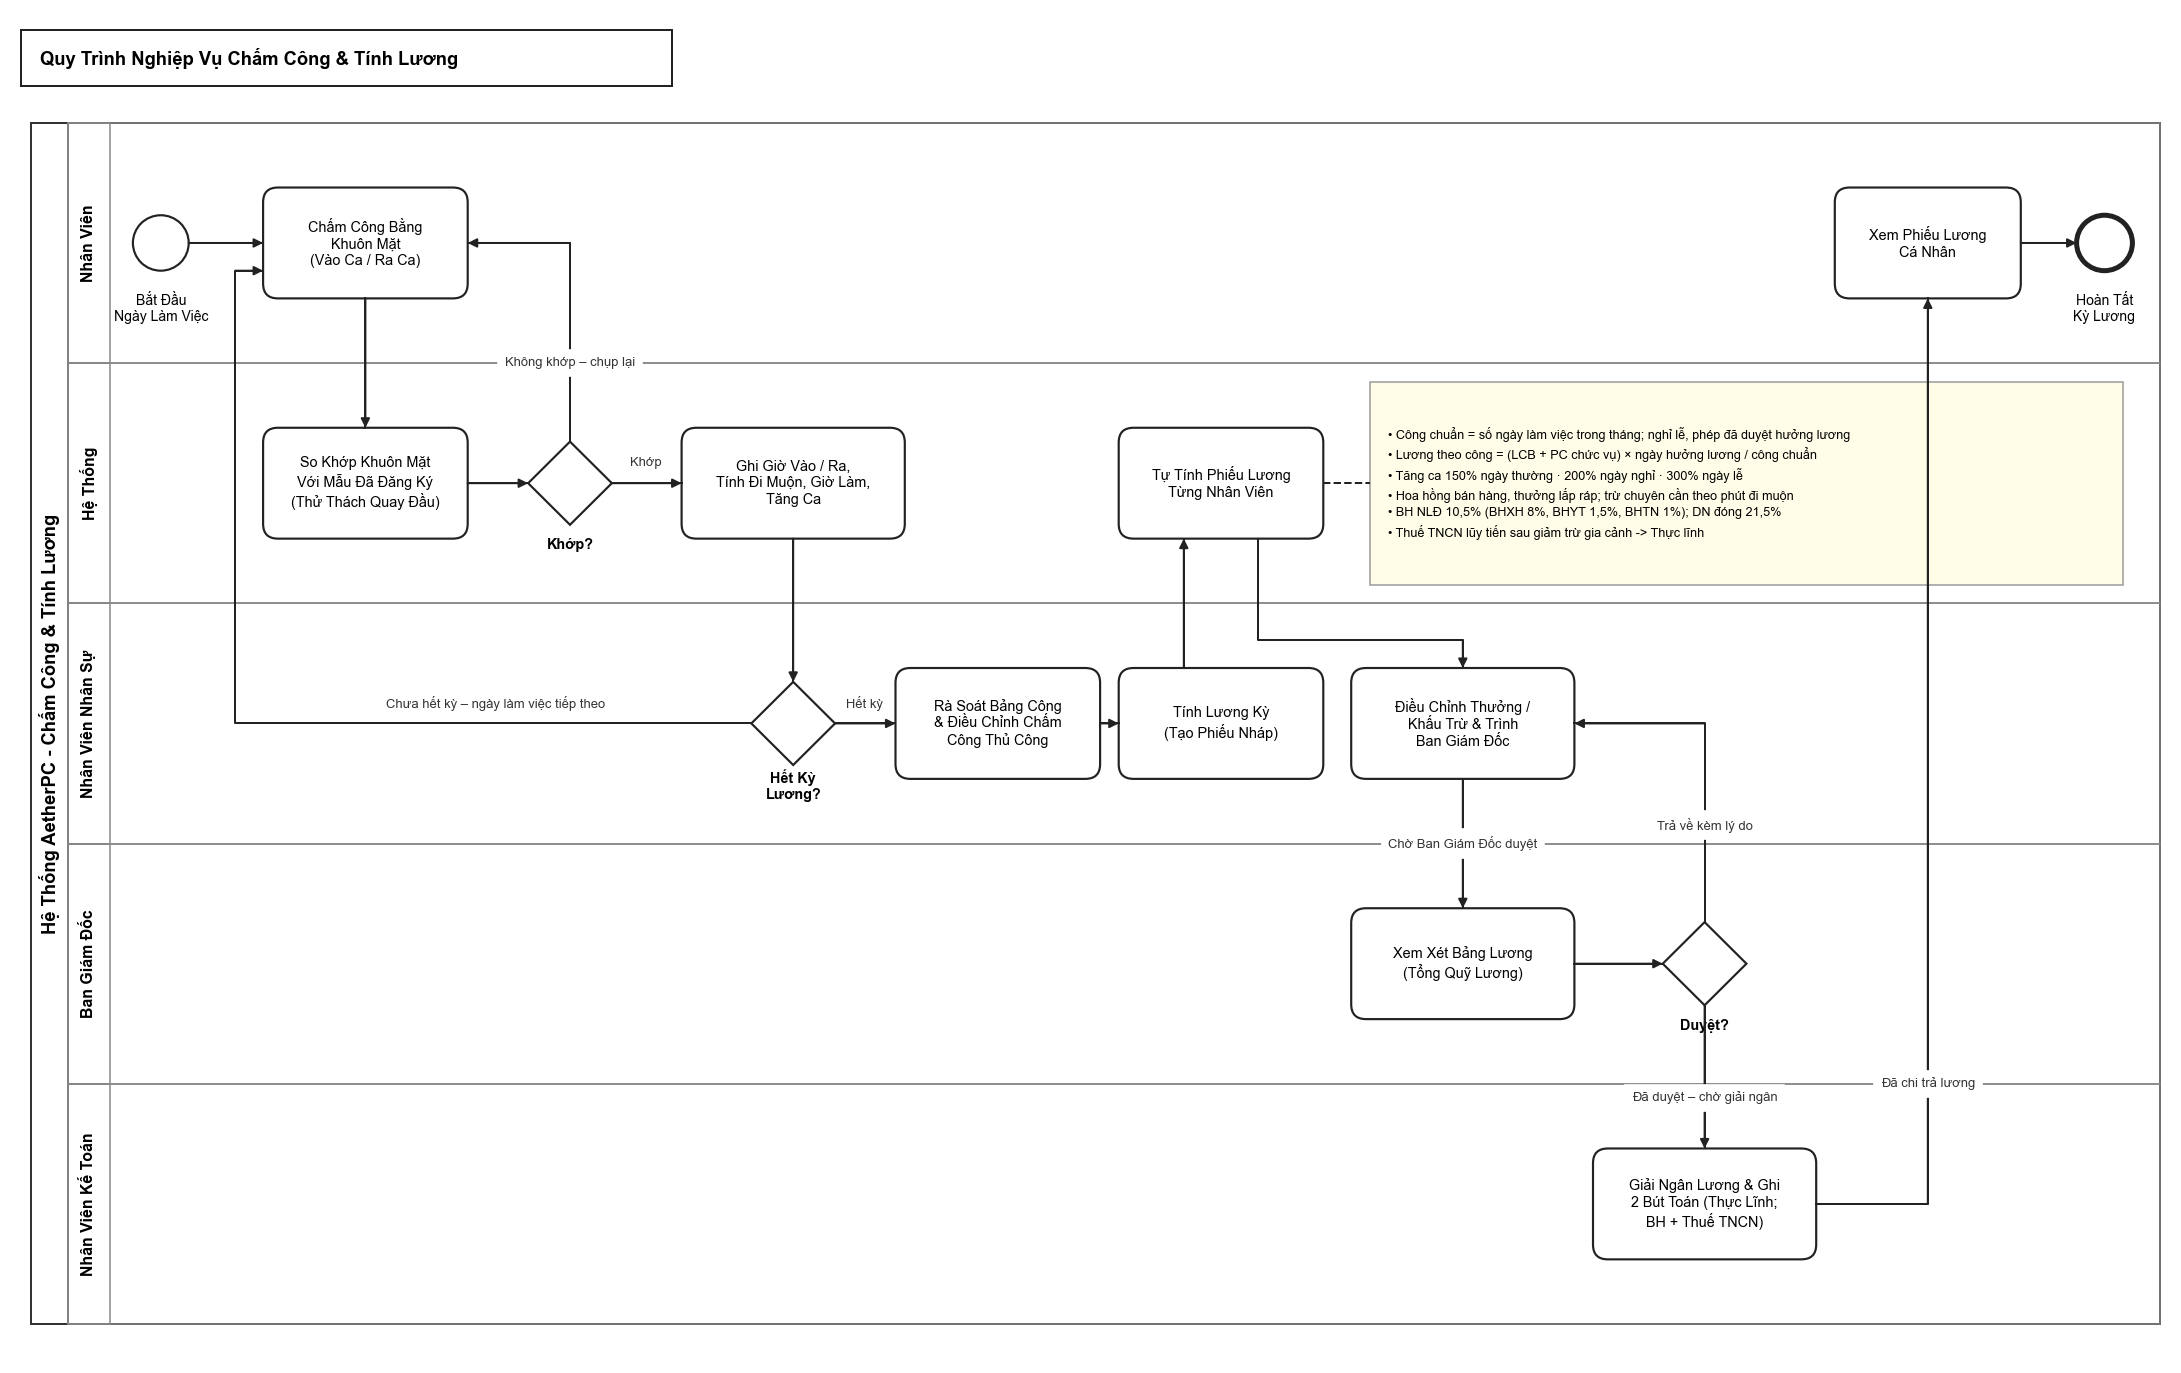

Recreate this plot in Python.
# Sinh sơ đồ BPMN "Quy trình Chấm Công & Tính Lương" (Hình 3.4 trong báo cáo).
# Chạy: python quy_trinh_tinh_luong.py  -> quy_trinh_tinh_luong.png cùng thư mục.
# Cổng rẽ nhánh là hình thoi trống, đồng bộ với Hình 3.1–3.3 và các sơ đồ chức năng.
import os
import matplotlib
matplotlib.use('Agg')
import matplotlib.pyplot as plt
from matplotlib.patches import FancyBboxPatch, Circle, Polygon, Rectangle

plt.rcParams['font.family'] = ['Arial', 'DejaVu Sans']
W, H = 232, 146
fig, ax = plt.subplots(figsize=(W / 10, H / 10))
ax.set_xlim(0, W)
ax.set_ylim(0, H)
ax.axis('off')

LINE = '#222222'
LANES = ['Nhân Viên', 'Hệ Thống', 'Nhân Viên Nhân Sự', 'Ban Giám Đốc', 'Nhân Viên Kế Toán']
LANE_H = 26
TOP = 134
lane_y = {name: TOP - LANE_H * i - LANE_H / 2 for i, name in enumerate(LANES)}

# Tiêu đề và pool
ax.add_patch(Rectangle((1, 138), 70, 6, fill=False, lw=1.2, ec=LINE))
ax.text(3, 141, 'Quy Trình Nghiệp Vụ Chấm Công & Tính Lương', fontsize=11, weight='bold', va='center')
ax.add_patch(Rectangle((2, TOP - LANE_H * len(LANES)), W - 3, LANE_H * len(LANES), fill=False, lw=1.2, ec='#333333'))
ax.add_patch(Rectangle((2, TOP - LANE_H * len(LANES)), 4, LANE_H * len(LANES), fill=False, lw=1.2, ec='#333333'))
ax.text(4, TOP - LANE_H * len(LANES) / 2, 'Hệ Thống AetherPC - Chấm Công & Tính Lương', rotation=90, fontsize=11, weight='bold', ha='center', va='center')
for i, name in enumerate(LANES):
    y0 = TOP - LANE_H * (i + 1)
    ax.add_patch(Rectangle((6, y0), W - 7, LANE_H, fill=False, lw=0.9, ec='#888888'))
    ax.add_patch(Rectangle((6, y0), 4.5, LANE_H, fill=False, lw=0.9, ec='#888888'))
    ax.text(8.25, y0 + LANE_H / 2, name, rotation=90, fontsize=9.5, weight='bold', ha='center', va='center')


def task(x, y, text, w=22, h=12):
    ax.add_patch(FancyBboxPatch((x - w / 2, y - h / 2), w, h, boxstyle='round,pad=0,rounding_size=1.6', fc='white', ec=LINE, lw=1.3))
    ax.text(x, y, text, ha='center', va='center', fontsize=8.6, linespacing=1.25)


def gateway(x, y, label, r=4.5, label_pos='below'):
    ax.add_patch(Polygon([(x, y + r), (x + r, y), (x, y - r), (x - r, y)], closed=True, fc='white', ec=LINE, lw=1.3))
    dy = -(r + 2.2) if label_pos == 'below' else (r + 2.2)
    ax.text(x, y + dy, label, ha='center', va='center', fontsize=8.6, weight='bold')


def event(x, y, text, end=False):
    ax.add_patch(Circle((x, y), 3, fc='white', ec=LINE, lw=3 if end else 1.3))
    ax.text(x, y - 5.5, text, ha='center', va='top', fontsize=8.4, linespacing=1.2)


def flow(points, label=None, label_at=None, dashed=False):
    xs, ys = zip(*points)
    ax.plot(xs[:-1] + (xs[-1],), ys, color=LINE, lw=1.2, ls='--' if dashed else '-')
    if not dashed:
        ax.annotate('', xy=points[-1], xytext=points[-2], arrowprops=dict(arrowstyle='-|>', color=LINE, lw=1.2, mutation_scale=11, shrinkA=0, shrinkB=0))
    if label:
        lx, ly = label_at
        ax.text(lx, ly, label, fontsize=7.8, color='#333333', ha='center', va='center', backgroundcolor='white')


NV, HT, HR, BGD, KT = (lane_y[n] for n in LANES)

# ── Nhân Viên ──
event(16, NV, 'Bắt Đầu\nNgày Làm Việc')
task(38, NV, 'Chấm Công Bằng\nKhuôn Mặt\n(Vào Ca / Ra Ca)')
# ── Hệ Thống ──
task(38, HT, 'So Khớp Khuôn Mặt\nVới Mẫu Đã Đăng Ký\n(Thử Thách Quay Đầu)')
gateway(60, HT, 'Khớp?', label_pos='below')
task(84, HT, 'Ghi Giờ Vào / Ra,\nTính Đi Muộn, Giờ Làm,\nTăng Ca', w=24)
# ── Nhân Sự ──
gateway(84, HR, 'Hết Kỳ\nLương?', label_pos='below')
task(106, HR, 'Rà Soát Bảng Công\n& Điều Chỉnh Chấm\nCông Thủ Công')
task(130, HR, 'Tính Lương Kỳ\n(Tạo Phiếu Nháp)')
task(130, HT, 'Tự Tính Phiếu Lương\nTừng Nhân Viên')
task(156, HR, 'Điều Chỉnh Thưởng /\nKhấu Trừ & Trình\nBan Giám Đốc', w=24)
# ── Ban Giám Đốc ──
task(156, BGD, 'Xem Xét Bảng Lương\n(Tổng Quỹ Lương)', w=24)
gateway(182, BGD, 'Duyệt?', label_pos='below')
# ── Kế Toán ──
task(182, KT, 'Giải Ngân Lương & Ghi\n2 Bút Toán (Thực Lĩnh;\nBH + Thuế TNCN)', w=24)
# ── Nhân Viên ──
task(206, NV, 'Xem Phiếu Lương\nCá Nhân', w=20)
event(225, NV, 'Hoàn Tất\nKỳ Lương', end=True)

# Ghi chú công thức gắn với bước tự tính lương
note = ('• Công chuẩn = số ngày làm việc trong tháng; nghỉ lễ, phép đã duyệt hưởng lương\n'
        '• Lương theo công = (LCB + PC chức vụ) × ngày hưởng lương / công chuẩn\n'
        '• Tăng ca 150% ngày thường · 200% ngày nghỉ · 300% ngày lễ\n'
        '• Hoa hồng bán hàng, thưởng lắp ráp; trừ chuyên cần theo phút đi muộn\n'
        '• BH NLĐ 10,5% (BHXH 8%, BHYT 1,5%, BHTN 1%); DN đóng 21,5%\n'
        '• Thuế TNCN lũy tiến sau giảm trừ gia cảnh -> Thực lĩnh')
ax.add_patch(Rectangle((146, HT - 11), 81, 22, fc='#fffde7', ec='#999999', lw=0.9))
ax.text(148, HT, note, fontsize=7.6, va='center', ha='left', linespacing=1.45)
flow([(141, HT), (146, HT)], dashed=True)

# Luồng tuần tự
flow([(19, NV), (27, NV)])
flow([(38, NV - 6), (38, HT + 6)])
flow([(49, HT), (55.5, HT)])
flow([(60, HT + 4.5), (60, NV), (49, NV)], 'Không khớp – chụp lại', (60, HT + 13))
flow([(64.5, HT), (72, HT)], 'Khớp', (68.2, HT + 2.2))
flow([(84, HT - 6), (84, HR + 4.5)])
flow([(79.5, HR), (24, HR), (24, NV - 3), (27, NV - 3)], 'Chưa hết kỳ – ngày làm việc tiếp theo', (52, HR + 2.2))
flow([(88.5, HR), (95, HR)], 'Hết kỳ', (91.7, HR + 2.2))
flow([(117, HR), (119, HR)])
flow([(126, HR + 6), (126, HT - 6)])
flow([(134, HT - 6), (134, HR + 9), (156, HR + 9), (156, HR + 6)])
flow([(156, HR - 6), (156, BGD + 6)], 'Chờ Ban Giám Đốc duyệt', (156, (HR + BGD) / 2))
flow([(168, BGD), (177.5, BGD)])
flow([(182, BGD + 4.5), (182, HR), (168, HR)], 'Trả về kèm lý do', (182, (HR + BGD) / 2 + 2))
flow([(182, BGD - 4.5), (182, KT + 6)], 'Đã duyệt – chờ giải ngân', (182, (BGD + KT) / 2 - 1.5))
flow([(194, KT), (206, KT), (206, NV - 6)], 'Đã chi trả lương', (206, (KT + BGD) / 2))
flow([(216, NV), (222, NV)])

out = os.path.join(os.path.dirname(os.path.abspath(__file__)), 'quy_trinh_tinh_luong')
fig.savefig(out + '.png', dpi=120, bbox_inches='tight', facecolor='white')
print('saved', out)
